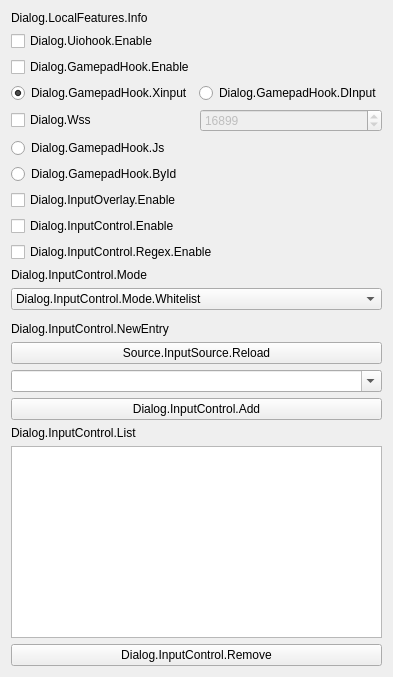
     <widget class="QWidget" name="tab_local">
      <attribute name="title">
       <string>Dialog.LocalFeatures</string>
      </attribute>
      <layout class="QVBoxLayout" name="verticalLayout">
       <item>
        <widget class="QLabel" name="lbl_local_features">
         <property name="text">
          <string>Dialog.LocalFeatures.Info</string>
         </property>
         <property name="textFormat">
          <enum>Qt::RichText</enum>
         </property>
        </widget>
       </item>
       <item>
        <widget class="QCheckBox" name="cb_iohook">
         <property name="text">
          <string>Dialog.Uiohook.Enable</string>
         </property>
        </widget>
       </item>
       <item>
        <widget class="QCheckBox" name="cb_gamepad_hook">
         <property name="text">
          <string>Dialog.GamepadHook.Enable</string>
         </property>
        </widget>
       </item>
       <item>
        <layout class="QHBoxLayout" name="layout_hook_type">
         <item>
          <widget class="QRadioButton" name="rb_xinput">
           <property name="text">
            <string>Dialog.GamepadHook.Xinput</string>
           </property>
           <property name="checked">
            <bool>true</bool>
           </property>
          </widget>
         </item>
         <item>
          <widget class="QRadioButton" name="rb_dinput">
           <property name="text">
            <string>Dialog.GamepadHook.DInput</string>
           </property>
          </widget>
         </item>
        </layout>
       </item>
       <item>
        <layout class="QHBoxLayout" name="horizontalLayout_26">
         <item>
          <widget class="QCheckBox" name="cb_enable_wss">
           <property name="text">
            <string>Dialog.Wss</string>
           </property>
          </widget>
         </item>
         <item>
          <widget class="QSpinBox" name="sb_wss_port">
           <property name="enabled">
            <bool>false</bool>
           </property>
           <property name="minimum">
            <number>1025</number>
           </property>
           <property name="maximum">
            <number>65534</number>
           </property>
           <property name="value">
            <number>16899</number>
           </property>
          </widget>
         </item>
        </layout>
       </item>
       <item>
        <widget class="QRadioButton" name="rb_js">
         <property name="text">
          <string>Dialog.GamepadHook.Js</string>
         </property>
        </widget>
       </item>
       <item>
        <widget class="QRadioButton" name="rb_by_id">
         <property name="text">
          <string>Dialog.GamepadHook.ById</string>
         </property>
        </widget>
       </item>
       <item>
        <widget class="QCheckBox" name="cb_enable_overlay">
         <property name="text">
          <string>Dialog.InputOverlay.Enable</string>
         </property>
        </widget>
       </item>
       <item>
        <widget class="QCheckBox" name="cb_enable_control">
         <property name="text">
          <string>Dialog.InputControl.Enable</string>
         </property>
        </widget>
       </item>
       <item>
        <widget class="QCheckBox" name="cb_regex">
         <property name="text">
          <string>Dialog.InputControl.Regex.Enable</string>
         </property>
        </widget>
       </item>
       <item>
        <widget class="QLabel" name="lbl_mode">
         <property name="text">
          <string>Dialog.InputControl.Mode</string>
         </property>
        </widget>
       </item>
       <item>
        <widget class="QComboBox" name="cb_list_mode">
         <property name="currentText">
          <string>Dialog.InputControl.Mode.Whitelist</string>
         </property>
         <property name="currentIndex">
          <number>0</number>
         </property>
         <item>
          <property name="text">
           <string>Dialog.InputControl.Mode.Whitelist</string>
          </property>
         </item>
         <item>
          <property name="text">
           <string>Dialog.InputControl.Mode.Blacklist</string>
          </property>
         </item>
        </widget>
       </item>
       <item>
        <widget class="QFrame" name="frame_entry">
         <property name="frameShape">
          <enum>QFrame::NoFrame</enum>
         </property>
         <layout class="QHBoxLayout" name="horizontalLayout">
          <property name="spacing">
           <number>4</number>
          </property>
          <property name="leftMargin">
           <number>2</number>
          </property>
          <property name="topMargin">
           <number>0</number>
          </property>
          <property name="rightMargin">
           <number>2</number>
          </property>
          <property name="bottomMargin">
           <number>0</number>
          </property>
         </layout>
        </widget>
       </item>
       <item>
        <widget class="QLabel" name="lbl_new_entry">
         <property name="text">
          <string>Dialog.InputControl.NewEntry</string>
         </property>
        </widget>
       </item>
       <item>
        <widget class="QPushButton" name="btn_refresh_cb">
         <property name="text">
          <string>Source.InputSource.Reload</string>
         </property>
        </widget>
       </item>
       <item>
        <widget class="QComboBox" name="cb_text">
         <property name="sizePolicy">
          <sizepolicy hsizetype="MinimumExpanding" vsizetype="Fixed">
           <horstretch>0</horstretch>
           <verstretch>0</verstretch>
          </sizepolicy>
         </property>
         <property name="editable">
          <bool>true</bool>
         </property>
        </widget>
       </item>
       <item>
        <widget class="QPushButton" name="btn_add">
         <property name="text">
          <string>Dialog.InputControl.Add</string>
         </property>
        </widget>
       </item>
       <item>
        <widget class="QLabel" name="lbl_list">
         <property name="text">
          <string>Dialog.InputControl.List</string>
         </property>
        </widget>
       </item>
       <item>
        <widget class="QListWidget" name="list_filters"/>
       </item>
       <item>
        <widget class="QPushButton" name="btn_remove">
         <property name="text">
          <string>Dialog.InputControl.Remove</string>
         </property>
        </widget>
       </item>
      </layout>
     </widget>
